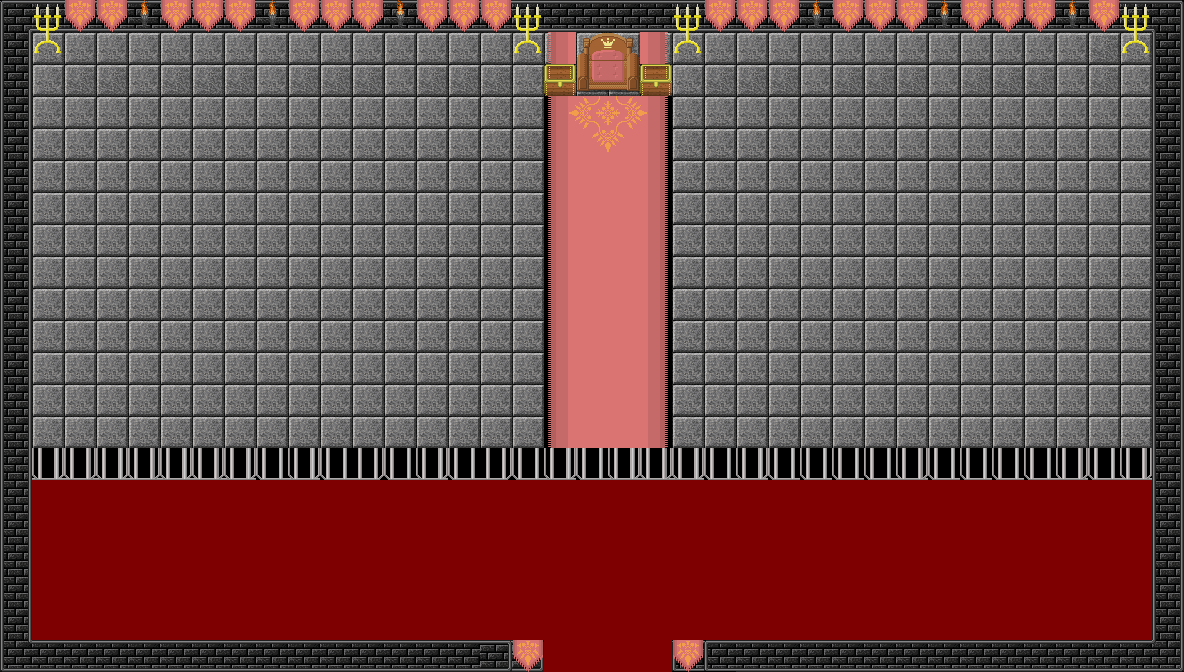

This game map was drawn from its Tiled (.tmx) file and the tilesets committed beside it. A one-line description and the full map source follow:
An orthogonal 37x21 tile map with 32x32 px tiles, 2 tile layers (background, walls).

<map version="1.4" tiledversion="1.4.3" orientation="orthogonal" renderorder="right-down" width="37" height="21" tilewidth="32" tileheight="32" infinite="0" nextlayerid="3" nextobjectid="1">
 <tileset firstgid="1" source="throne.tsx" />
 <layer id="1" name="background" width="37" height="21">
  <data encoding="csv">
29,24,24,24,24,24,24,24,24,24,24,24,24,24,24,24,24,24,24,24,24,24,24,24,24,24,24,24,24,24,24,24,24,24,24,24,30,
76,206,207,207,206,207,207,207,206,207,207,207,206,207,207,207,206,206,206,206,206,206,207,207,207,206,207,207,207,206,207,207,207,206,207,206,76,
76,206,207,207,206,207,207,207,206,207,207,207,206,207,207,207,206,206,206,206,206,206,207,207,207,206,207,207,207,206,207,207,207,206,206,206,76,
76,206,206,206,206,206,206,206,206,206,206,206,206,206,206,206,206,457,458,459,460,206,206,206,206,206,206,206,206,206,206,206,206,206,206,206,76,
76,206,206,206,206,206,206,206,206,206,206,206,206,206,206,206,206,502,503,504,505,206,206,206,206,206,206,206,206,206,206,206,206,206,206,206,76,
76,206,206,206,206,206,206,206,206,206,206,206,206,206,206,206,206,498,499,500,501,206,206,206,206,206,206,206,206,206,206,206,206,206,206,206,76,
76,206,206,206,206,206,206,206,206,206,206,206,206,206,206,206,206,498,499,500,501,206,206,206,206,206,206,206,206,206,206,206,206,206,206,206,76,
76,206,206,206,206,206,206,206,206,206,206,206,206,206,206,206,206,498,499,500,501,206,206,206,206,206,206,206,206,206,206,206,206,206,206,206,76,
76,206,206,206,206,206,206,206,206,206,206,206,206,206,206,206,206,498,499,500,501,206,206,206,206,206,206,206,206,206,206,206,206,206,206,206,76,
76,206,206,206,206,206,206,206,206,206,206,206,206,206,206,206,206,498,499,500,501,206,206,206,206,206,206,206,206,206,206,206,206,206,206,206,76,
76,206,206,206,206,206,206,206,206,206,206,206,206,206,206,206,206,498,499,500,501,206,206,206,206,206,206,206,206,206,206,206,206,206,206,206,76,
76,206,206,206,206,206,206,206,206,206,206,206,206,206,206,206,206,498,499,500,501,206,206,206,206,206,206,206,206,206,206,206,206,206,206,206,76,
76,206,206,206,206,206,206,206,206,206,206,206,206,206,206,206,206,498,499,500,501,206,206,206,206,206,206,206,206,206,206,206,206,206,206,206,76,
76,206,206,206,206,206,206,206,206,206,206,206,206,206,206,206,206,498,499,500,501,206,206,206,206,206,206,206,206,206,206,206,206,206,206,206,76,
76,366,365,366,365,366,365,366,365,366,365,366,365,366,365,366,365,366,365,366,365,366,365,366,365,365,365,365,365,365,365,365,365,365,365,365,76,
28,2,2,2,2,2,2,2,2,2,2,2,2,2,2,2,2,2,2,2,2,2,2,2,2,2,2,2,2,2,2,2,2,2,2,2,28,
76,2,2,2,2,2,2,2,2,2,2,2,2,2,2,2,2,2,2,2,2,2,2,2,2,2,2,2,2,2,2,2,2,2,2,2,76,
76,2,2,2,2,2,2,2,2,2,2,2,2,2,2,2,2,2,2,2,2,2,2,2,2,2,2,2,2,2,2,2,2,2,2,2,76,
76,2,2,2,2,2,2,2,2,2,2,2,2,2,2,2,2,2,2,2,2,2,2,2,2,2,2,2,2,2,2,2,2,2,2,2,76,
76,2,2,2,2,2,2,2,2,2,2,2,2,2,2,2,2,2,2,2,2,2,2,2,2,2,2,2,2,2,2,2,2,2,2,2,76,
74,24,24,24,24,24,24,24,24,24,24,24,24,24,24,24,25,2,2,2,2,70,24,24,24,24,24,24,24,24,24,24,24,24,24,24,75
</data>
 </layer>
 <layer id="2" name="walls" width="37" height="21">
  <data encoding="csv">
29,416,497,497,111,497,497,497,111,497,497,497,114,497,497,497,416,31,31,31,31,416,497,497,497,111,497,497,497,113,497,497,497,111,497,416,30,
76,461,206,206,206,206,206,206,206,206,206,206,206,206,206,206,461,412,417,418,415,461,206,206,206,206,206,206,206,206,206,206,206,206,207,461,76,
76,206,207,207,206,207,207,207,206,207,207,207,206,207,207,207,206,419,462,463,419,206,207,207,207,206,207,207,207,206,207,207,207,206,207,206,76,
76,0,0,0,0,0,0,0,0,0,0,0,0,0,0,0,0,0,0,0,0,0,0,0,0,0,0,0,0,0,0,0,0,0,0,0,76,
76,0,0,0,0,0,0,0,0,0,0,0,0,0,0,0,0,0,0,0,0,0,0,0,0,0,0,0,0,0,0,0,0,0,0,0,76,
76,0,0,0,0,0,0,0,0,0,0,0,0,0,0,0,0,0,0,0,0,0,0,0,0,0,0,0,0,0,0,0,0,0,0,0,76,
76,0,0,0,0,0,0,0,0,0,0,0,0,0,0,0,0,0,0,0,0,0,0,0,0,0,0,0,0,0,0,0,0,0,0,0,76,
76,0,0,0,0,0,0,0,0,0,0,0,0,0,0,0,0,0,0,0,0,0,0,0,0,0,0,0,0,0,0,0,0,0,0,0,76,
76,0,0,0,0,0,0,0,0,0,0,0,0,0,0,0,0,0,0,0,0,0,0,0,0,0,0,0,0,0,0,0,0,0,0,0,76,
76,0,0,0,0,0,0,0,0,0,0,0,0,0,0,0,0,0,0,0,0,0,0,0,0,0,0,0,0,0,0,0,0,0,0,0,76,
76,0,0,0,0,0,0,0,0,0,0,0,0,0,0,0,0,0,0,0,0,0,0,0,0,0,0,0,0,0,0,0,0,0,0,0,76,
76,0,0,0,0,0,0,0,0,0,0,0,0,0,0,0,0,0,0,0,0,0,0,0,0,0,0,0,0,0,0,0,0,0,0,0,76,
76,0,0,0,0,0,0,0,0,0,0,0,0,0,0,0,0,0,0,0,0,0,0,0,0,0,0,0,0,0,0,0,0,0,0,0,76,
76,0,0,0,0,0,0,0,0,0,0,0,0,0,0,0,0,0,0,0,0,0,0,0,0,0,0,0,0,0,0,0,0,0,0,0,76,
76,365,366,365,366,365,366,365,365,365,365,366,365,365,365,366,365,365,365,365,366,365,365,365,365,365,365,365,366,365,365,365,365,366,365,366,76,
76,0,0,0,0,0,0,0,0,0,0,0,0,0,0,0,0,0,0,0,0,0,0,0,0,0,0,0,0,0,0,0,0,0,0,0,76,
76,0,0,0,0,0,0,0,0,0,0,0,0,0,0,0,0,0,0,0,0,0,0,0,0,0,0,0,0,0,0,0,0,0,0,0,76,
76,0,0,0,0,0,0,0,0,0,0,0,0,0,0,0,0,0,0,0,0,0,0,0,0,0,0,0,0,0,0,0,0,0,0,0,76,
76,0,0,0,0,0,0,0,0,0,0,0,0,0,0,0,0,0,0,0,0,0,0,0,0,0,0,0,0,0,0,0,0,0,0,0,76,
76,0,0,0,0,0,0,0,0,0,0,0,0,0,0,0,0,0,0,0,0,0,0,0,0,0,0,0,0,0,0,0,0,0,0,0,76,
74,31,31,31,31,31,31,31,31,31,31,31,31,31,31,25,497,0,0,0,0,497,70,31,31,31,31,31,31,31,31,31,31,31,31,31,75
</data>
 </layer>
</map>
